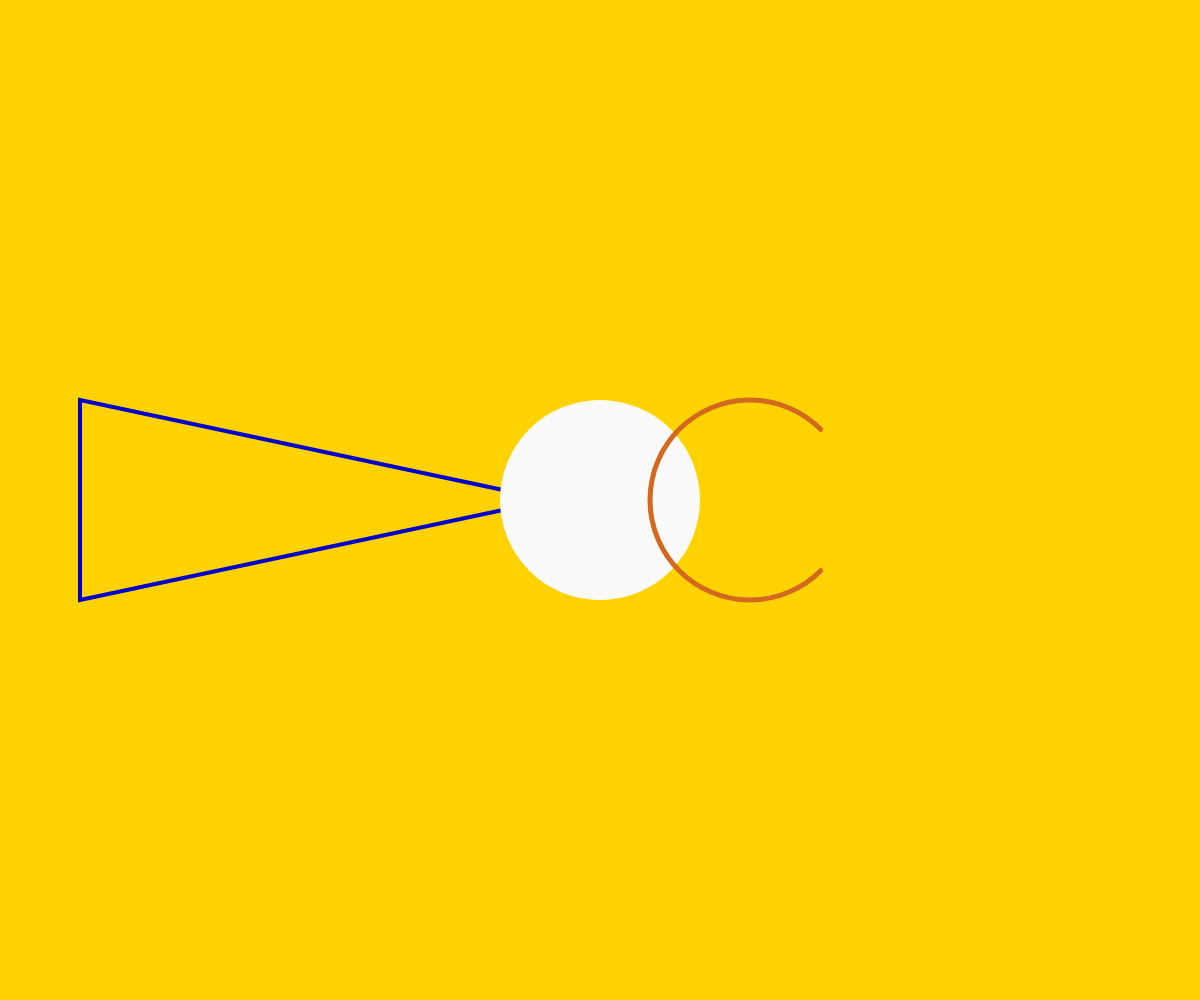
Frame 1 (no input)
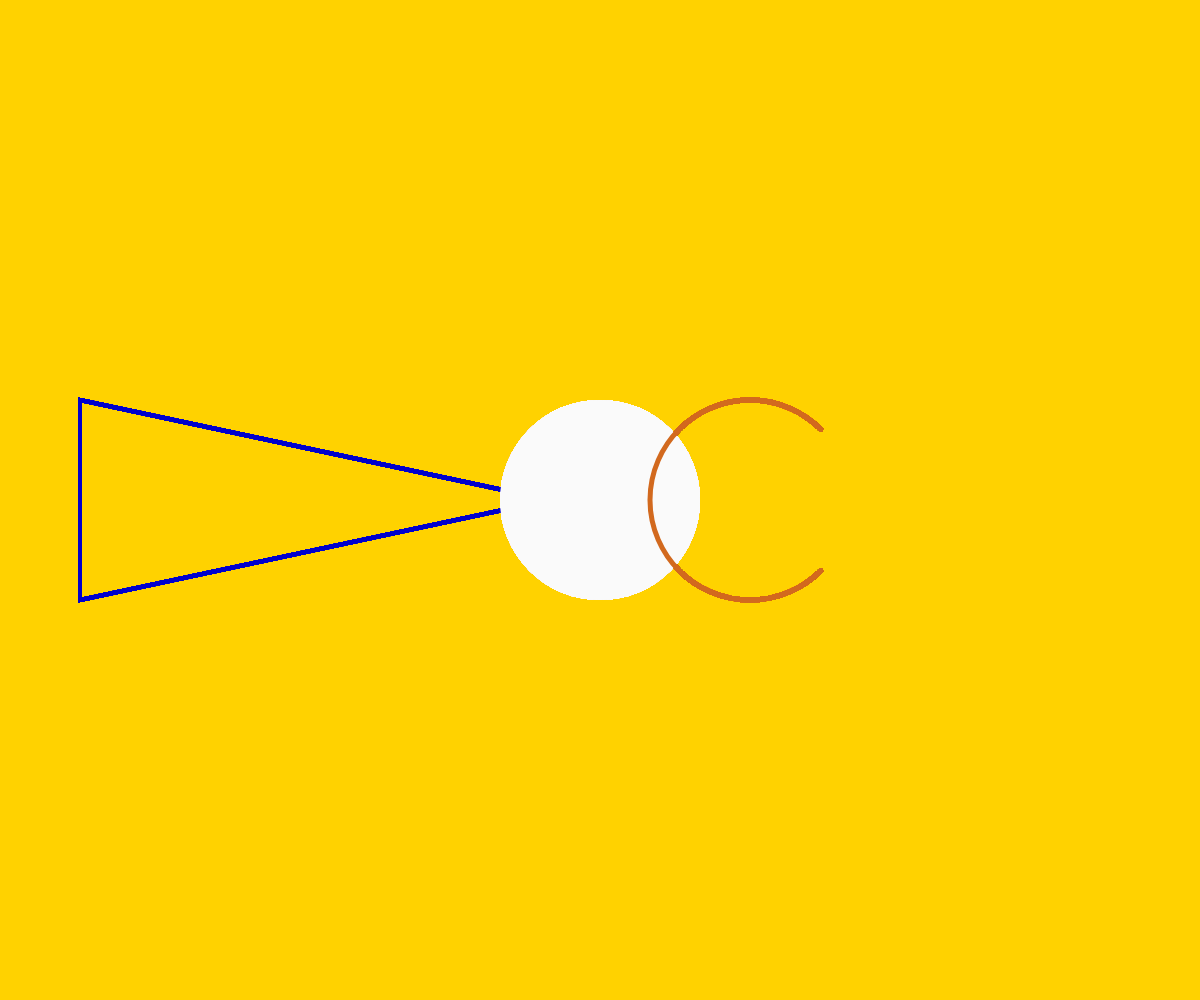
Frame 60 (no input)
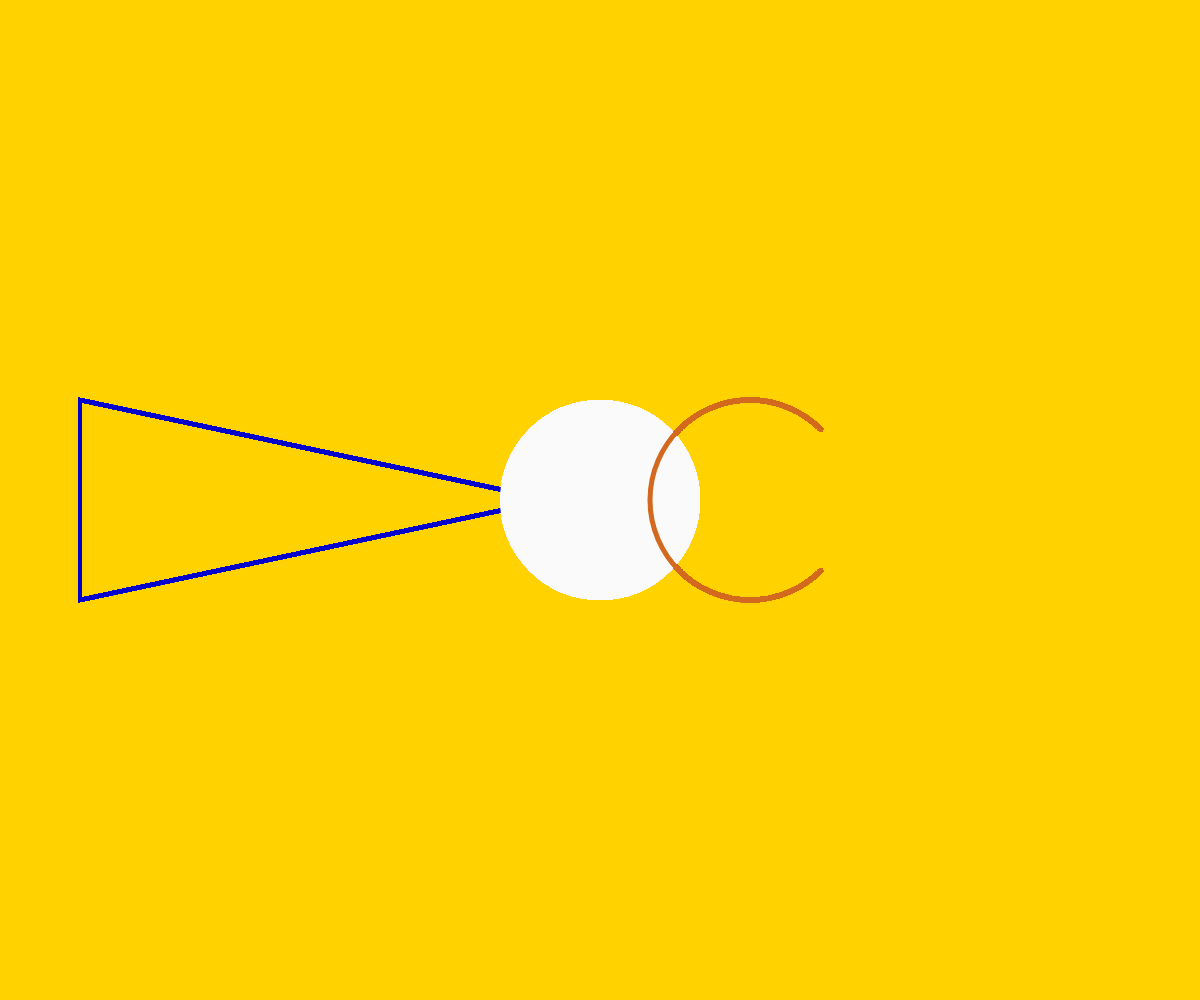
Frame 120 (the mouse pressed at the canvas centre since frame 60)

The p5.js sketch that drew these frames (run headless with seeded random() and noise() and a simulated clock; from frame 60 on, the mouse is pressed at the canvas centre):

// p5.js sketch
// ── sketch.js
function setup() { //runs once at the start
  createCanvas(windowWidth, windowHeight);  
  // createCanvas is function that creates a canvas for p5js sketch to draw
  // into. uses height and width, windowWidth and windowHeight to set the size
  // to the full size of the browser window. 
  background(255,210,0); // make background yellow-gold color
}

function draw() { // runs in a loop after setup
  stroke(0,0,205);
  strokeWeight(4)
  noFill();
  triangle((width/2)-50,height/2,80,(height/2)-100,80,(height/2)+100);
  // make a triangle stroke to the left of the center circle, 
  // but still touching the circle

  fill(250);
  noStroke();
  circle(width/2,height/2,200);
  // filled white circle in the center of the canvas

  stroke(210,105,30);
  strokeWeight(5);
  noFill();
  arc((width/2)+150, (height/2), 200, 200, PI / 4, -PI / 4);
  //make a pacman-like arc to the right of the center circle

}
